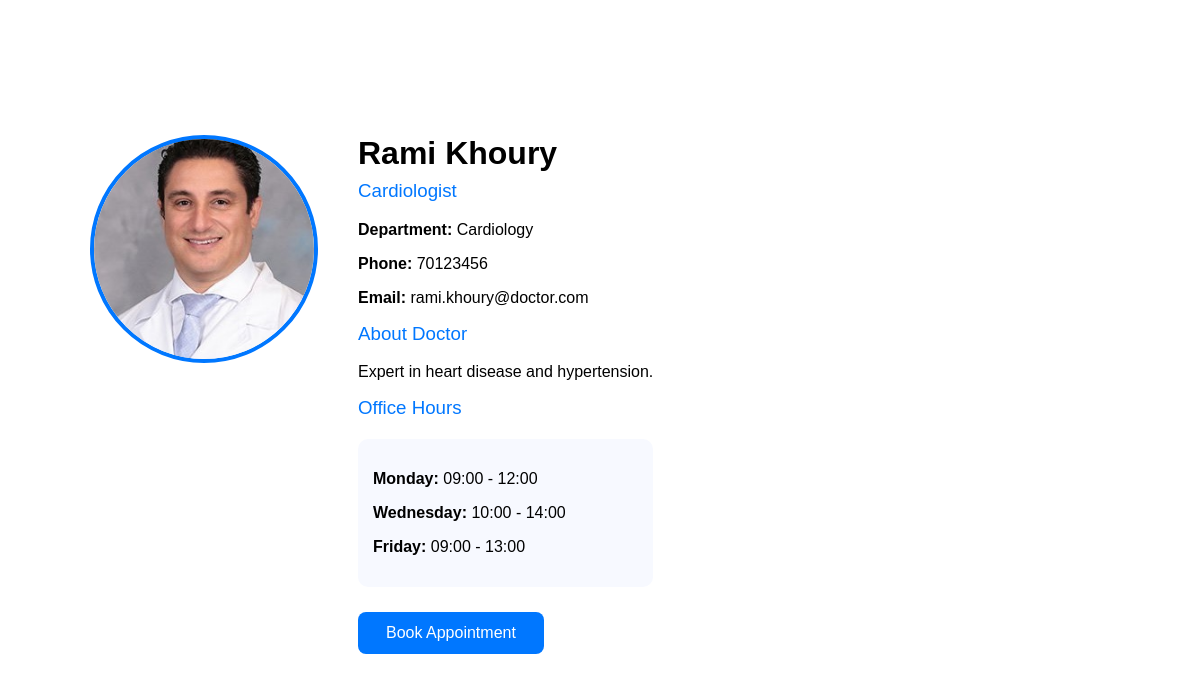
The app's page /front/doctorProfile.php?id=1 with its own data.
### tables this page shows
CREATE TABLE `Doctors` (
  `Doctor_id` int(11) NOT NULL,
  `First_name` varchar(100) NOT NULL,
  `Last_name` varchar(100) NOT NULL,
  `Specialty` varchar(100) NOT NULL,
  `Phone` varchar(100) NOT NULL,
  `Email` varchar(100) NOT NULL,
  `Photo` varchar(255) DEFAULT NULL,
  `About` text DEFAULT NULL,
  `Department_id` int(11) NOT NULL,
  `Password` varchar(255) NOT NULL
);

CREATE TABLE `Department` (
  `Department_id` int(11) NOT NULL,
  `Department_name` varchar(100) NOT NULL,
  `Department_description` text DEFAULT NULL,
  `Chief_of_Department` varchar(100) NOT NULL,
  `Photo` varchar(255) DEFAULT NULL
);

CREATE TABLE `Doctor_Office_Hours` (
  `id` int(11) NOT NULL,
  `Doctor_id` int(11) NOT NULL,
  `Weekday` tinyint(4) NOT NULL,
  `Start_time` time NOT NULL,
  `End_time` time NOT NULL,
  `Slot_length` int(11) DEFAULT 30
);

### front/doctorProfile.php (the view, shortened to what this page needs)
<?php
require "../Backend/dbconx.php";
$doctor_id = intval($_GET["id"]);
$stmt = $pdo->prepare("
    SELECT D.*, Dept.Department_name
    FROM Doctors D
    JOIN Department Dept ON D.Department_id = Dept.Department_id
    WHERE D.Doctor_id = ?
");
$stmt->execute([$doctor_id]);
$doctor = $stmt->fetch(PDO::FETCH_ASSOC);
$stmtHours = $pdo->prepare("
    SELECT Weekday, Start_time, End_time
    FROM Doctor_Office_Hours
    WHERE Doctor_id = ?
    ORDER BY Weekday ASC
");
$stmtHours->execute([$doctor_id]);
$hours = $stmtHours->fetchAll(PDO::FETCH_ASSOC);
$weekdayNames = ["0","Monday","Tuesday","Wednesday","Thursday","Friday","Saturday","Sunday"];
?>
<!DOCTYPE html>
<html lang="en">
<head>
    <link rel="stylesheet" href="styling.css">
</head>
<body>
<div class="profile-container">
    <div class="profile-left">
        <img src="../medias/drimages/<?php echo $doctor['Photo']; ?>" alt="">
    </div>
    <div class="profile-right">
        <h2><?php echo $doctor["First_name"] . " " . $doctor["Last_name"]; ?></h2>
        <h3><?php echo $doctor["Specialty"]; ?></h3>
        <p><strong>Department:</strong> <?php echo $doctor["Department_name"]; ?></p>
        <p><strong>Phone:</strong> <?php echo $doctor["Phone"]; ?></p>
        <p><strong>Email:</strong> <?php echo $doctor["Email"]; ?></p>
        <h3>About Doctor</h3>
        <p><?php echo $doctor["About"]; ?></p>
        <h3>Office Hours</h3>
        <div class="office-hours-box">
            <?php if (count($hours) > 0): ?>
                <?php foreach ($hours as $h): ?>
                    <p>
                        <strong><?php echo $weekdayNames[$h["Weekday"]]; ?>:</strong>
                        <?php echo substr($h["Start_time"],0,5) . " - " . substr($h["End_time"],0,5); ?>
                    </p>
                <?php endforeach; ?>
            <?php else: ?>
                <p>No office hours available.</p>
            <?php endif; ?>
        </div>
        <a href="../booking/Booking-BookingPage.php?doctor_id=<?php echo $doctor_id; ?>" class="book-btn">Book Appointment</a>
    </div>
</div>
</body>
</html>

### front/styling.css (style rules this page uses)
body { padding-top: 15px; margin: 0; font-family: 'Poppins', sans-serif; background: #ffffff; }

### front/doctorProfile.php (style rules this page uses)
.profile-container { width: 85%; margin: 120px auto; display: flex; gap: 40px; align-items: flex-start; font-family: 'Poppins', sans-serif; }
.profile-left img { width: 220px; height: 220px; border-radius: 50%; object-fit: cover; border: 4px solid #0077ff; }
.profile-right h2 { margin:0; font-size:32px; }
.profile-right h3 { margin-top:8px; font-weight:500;color:#0077ff; }
.office-hours-box { background:#f7f9ff; padding:15px; border-radius:10px; margin-top:20px; }
.book-btn { display:inline-block; margin-top:25px; padding:12px 28px; background:#0077ff; color:white; border-radius:8px; text-decoration:none; font-weight:500; }

### records on screen
doctors: Photo (picture), First_name "Rami", Last_name "Khoury", Specialty "Cardiologist", Department.Department_name "Cardiology", Phone "70123456", Email "rami.khoury@doctor.com", About "Expert in heart disease and hypertension."
doctor_office_hours: Weekday "Monday", Start_time "09:00", End_time "12:00"
doctor_office_hours: Weekday "Wednesday", Start_time "10:00", End_time "14:00"
doctor_office_hours: Weekday "Friday", Start_time "09:00", End_time "13:00"
